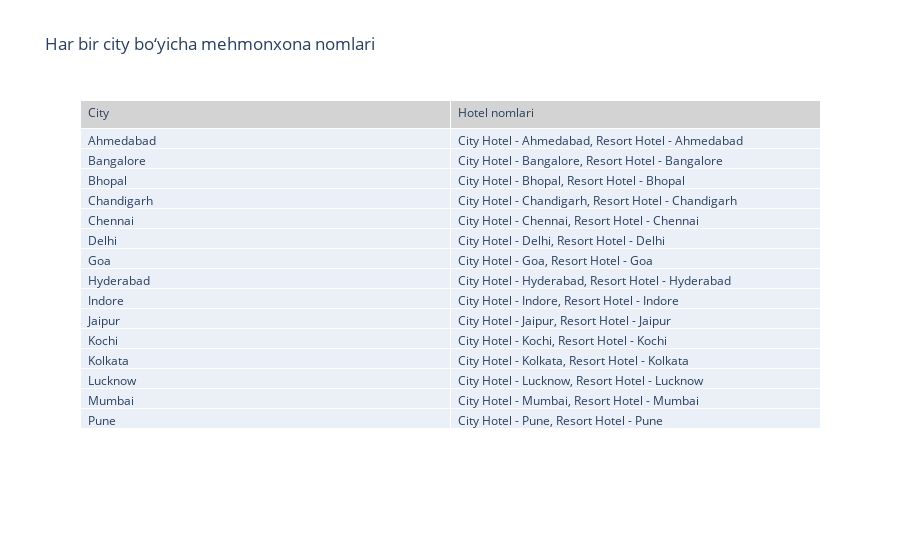

Notebook code cell kept with this figure:
### Markdown cell above
# Unikal mehmonxona turlarini hisoblash

### Code cell
import pandas as pd
import plotly.graph_objects as go

city_hotel_table = (
    df.groupby('city')['hotel']
    .apply(lambda x: ', '.join(sorted(x.astype(str).unique())))
    .reset_index(name='hotel_names')
)

fig = go.Figure(data=[go.Table(
    header=dict(
        values=['City', 'Hotel nomlari'],
        fill_color='lightgrey',
        align='left'
    ),
    cells=dict(
        values=[city_hotel_table['city'], city_hotel_table['hotel_names']],
        align='left'
    )
)])

fig.update_layout(title='Har bir city bo‘yicha mehmonxona nomlari')
fig.show()

### Figure 1 — Plotly figure (JSON) as saved in the notebook; plotly's stock layout.template omitted (floating-point values rounded to 4 significant figures)
{"data": [{"cells": {"align": "left", "values": [["Ahmedabad", "Bangalore", "Bhopal", "Chandigarh", "Chennai", "Delhi", "Goa", "Hyderabad", "Indore", "Jaipur", "Kochi", "Kolkata", "Lucknow", "Mumbai", "Pune"], ["City Hotel - Ahmedabad, Resort Hotel - Ahmedabad", "City Hotel - Bangalore, Resort Hotel - Bangalore", "City Hotel - Bhopal, Resort Hotel - Bhopal", "City Hotel - Chandigarh, Resort Hotel - Chandigarh", "City Hotel - Chennai, Resort Hotel - Chennai", "City Hotel - Delhi, Resort Hotel - Delhi", "City Hotel - Goa, Resort Hotel - Goa", "City Hotel - Hyderabad, Resort Hotel - Hyderabad", "City Hotel - Indore, Resort Hotel - Indore", "City Hotel - Jaipur, Resort Hotel - Jaipur", "City Hotel - Kochi, Resort Hotel - Kochi", "City Hotel - Kolkata, Resort Hotel - Kolkata", "City Hotel - Lucknow, Resort Hotel - Lucknow", "City Hotel - Mumbai, Resort Hotel - Mumbai", "City Hotel - Pune, Resort Hotel - Pune"]]}, "header": {"align": "left", "fill": {"color": "lightgrey"}, "values": ["City", "Hotel nomlari"]}, "type": "table"}], "layout": {"title": {"text": "Har bir city bo‘yicha mehmonxona nomlari"}}}
